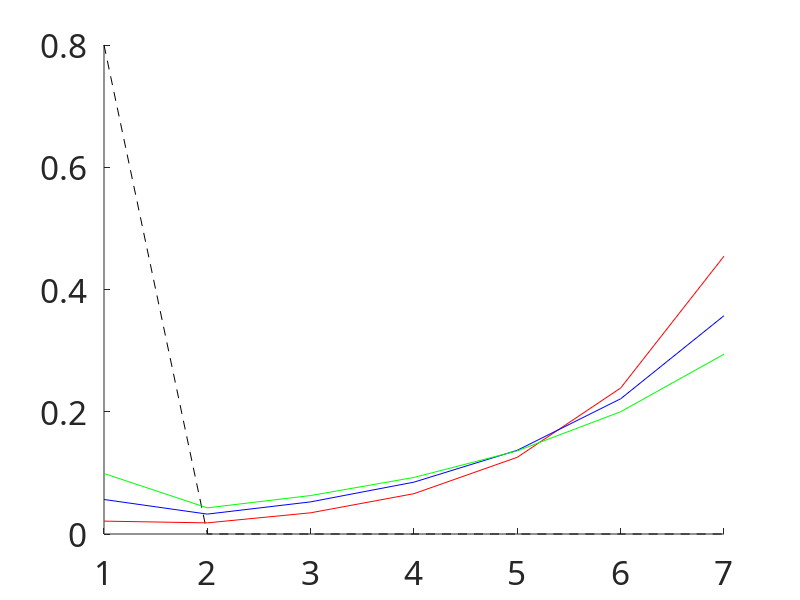
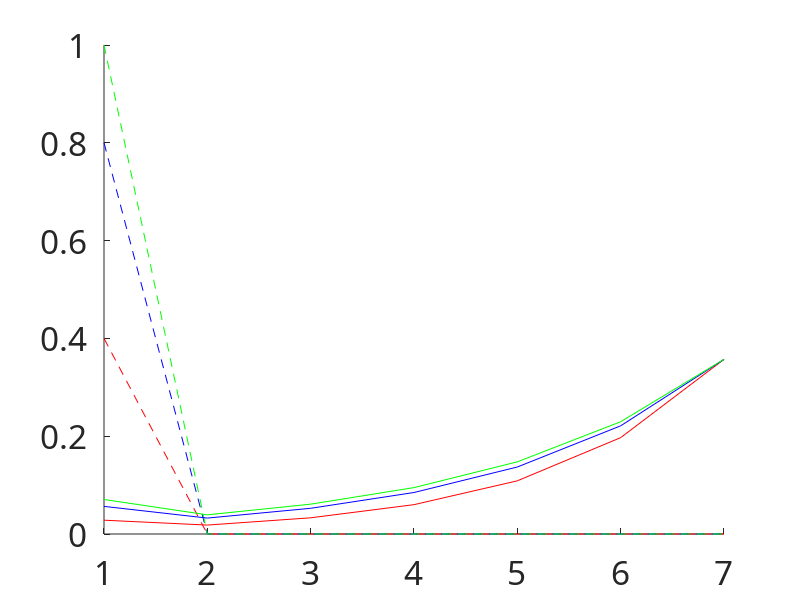
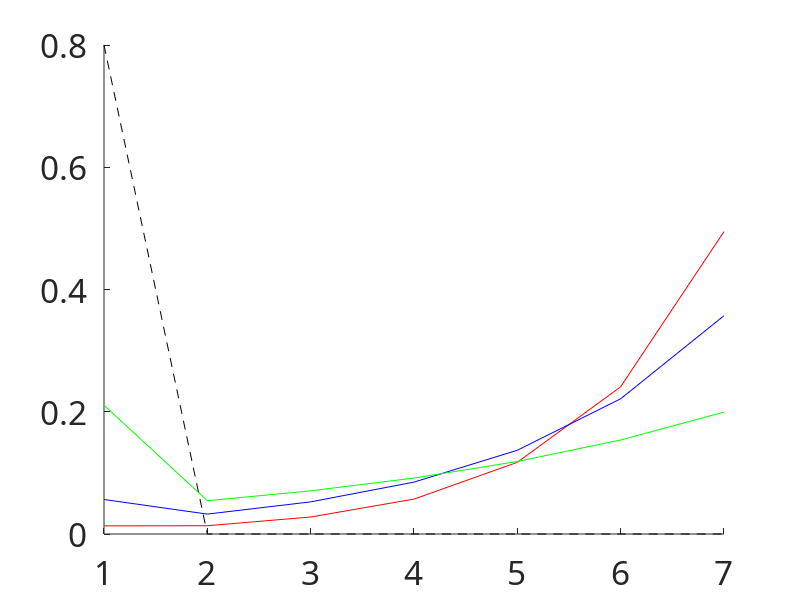
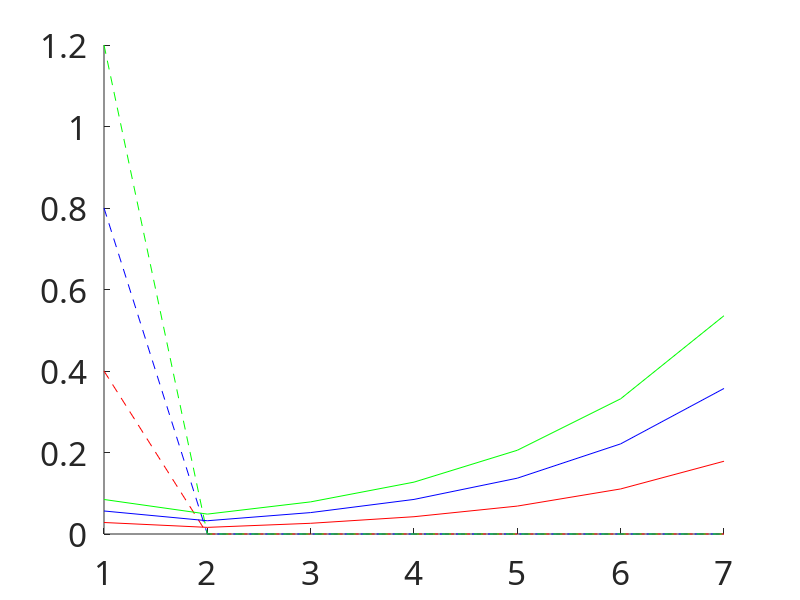

MATLAB code to generate these figures, in order:
% make_Fig2
%
% Script M-file for making Figure 2C
%
% Morita K and Kato A (2014)
% Striatal dopamine ramping may indicate flexible reinforcement learning with forgetting in the cortico-basal ganglia circuits.
% Front. Neural Circuits 8:36. doi:10.3389/fncir.2014.00036
%
% Copyright: Kenji Morita (2014)


%% Fig2Ca
F = figure;
A = axes;
hold on;
colors = 'rbgm';
n = 7;
j_set = [6:-1:0];
p_alphas = [0.4:0.2:0.8];
p_gamma = 0.8^(1/j_set(1));
Rew = 1;
% without decay
delta_at_start = Rew * (p_gamma^j_set(1));
P = plot(n-j_set,[delta_at_start zeros(1,length(j_set)-1)],'k--');
% with decay
kappa = 0.75;
for k_alpha = 1:length(p_alphas)
    p_alpha = p_alphas(k_alpha);
    deltas = Rew * ((((p_alpha * kappa * p_gamma).^j_set) * (1 - kappa)) ./ ((1 - kappa * (1 - p_alpha)).^(j_set+1)));
    deltas(1) = Rew * (((p_alpha * kappa * p_gamma)^j_set(1)) / ((1 - kappa * (1 - p_alpha))^j_set(1)));
    P = plot(n-j_set,deltas,colors(k_alpha));
end
axis([n-j_set(1) n-j_set(end) 0 0.8]);
set(A,'Box','off');
set(A,'FontName','Ariel','FontSize',24);
set(A,'XTick',n-j_set,'XTickLabel',n-j_set);
set(A,'YTick',[0:0.2:0.8],'YTickLabel',[0:0.2:0.8]);


%% Fig2Cb
F = figure;
A = axes;
hold on;
colors = 'rbgm';
n = 7;
j_set = [6:-1:0];
p_alpha = 0.6;
p_gammas = [0.4 0.8 1].^(1/j_set(1));
Rew = 1;
% without decay
for k_gamma = 1:length(p_gammas)
    p_gamma = p_gammas(k_gamma);
    delta_at_start = Rew * (p_gamma^j_set(1));
    P = plot(n-j_set,[delta_at_start zeros(1,length(j_set)-1)],[colors(k_gamma) '--']);
end
% with decay
kappa = 0.75;
for k_gamma = 1:length(p_gammas)
    p_gamma = p_gammas(k_gamma);
    deltas = Rew * ((((p_alpha * kappa * p_gamma).^j_set) * (1 - kappa)) ./ ((1 - kappa * (1 - p_alpha)).^(j_set+1)));
    deltas(1) = Rew * (((p_alpha * kappa * p_gamma)^j_set(1)) / ((1 - kappa * (1 - p_alpha))^j_set(1)));
    P = plot(n-j_set,deltas,colors(k_gamma));
end
axis([n-j_set(1) n-j_set(end) 0 1]);
set(A,'Box','off');
set(A,'FontName','Ariel','FontSize',24);
set(A,'XTick',n-j_set,'XTickLabel',n-j_set);
set(A,'YTick',[0:0.2:1],'YTickLabel',[0:0.2:1]);


%% Fig2Cc
F = figure;
A = axes;
hold on;
colors = 'rbgy';
n = 7;
j_set = [6:-1:0];
p_alpha = 0.6;
p_gamma = 0.8^(1/j_set(1));
Rew = 1;
% without decay
delta_at_start = Rew * (p_gamma^j_set(1));
P = plot(n-j_set,[delta_at_start zeros(1,length(j_set)-1)],'k--');
% with decay
kappas = [0.63 0.75 0.87];
for k_kappa = 1:length(kappas)
    kappa = kappas(k_kappa);
    deltas = Rew * ((((p_alpha * kappa * p_gamma).^j_set) * (1 - kappa)) ./ ((1 - kappa * (1 - p_alpha)).^(j_set+1)));
    deltas(1) = Rew * (((p_alpha * kappa * p_gamma)^j_set(1)) / ((1 - kappa * (1 - p_alpha))^j_set(1)));
    P = plot(n-j_set,deltas,colors(k_kappa));
end
axis([n-j_set(1) n-j_set(end) 0 0.8]);
set(A,'Box','off');
set(A,'FontName','Ariel','FontSize',24);
set(A,'XTick',n-j_set,'XTickLabel',n-j_set);
set(A,'YTick',[0:0.2:0.8],'YTickLabel',[0:0.2:0.8]);


%% Fig2Cd
F = figure;
A = axes;
hold on;
colors = 'rbgy';
n = 7;
j_set = [6:-1:0];
p_alpha = 0.6;
p_gamma = 0.8^(1/j_set(1));
Rews = [0.5:0.5:1.5];
% without decay
for k_Rew = 1:length(Rews)
    Rew = Rews(k_Rew);
    delta_at_start = Rew * (p_gamma^j_set(1));
    P = plot(n-j_set,[delta_at_start zeros(1,length(j_set)-1)],[colors(k_Rew) '--']);
end
% with decay
kappa = 0.75;
for k_Rew = 1:length(Rews)
    Rew = Rews(k_Rew);
    deltas = Rew * ((((p_alpha * kappa * p_gamma).^j_set) * (1 - kappa)) ./ ((1 - kappa * (1 - p_alpha)).^(j_set+1)));
    deltas(1) = Rew * (((p_alpha * kappa * p_gamma)^j_set(1)) / ((1 - kappa * (1 - p_alpha))^j_set(1)));
    P = plot(n-j_set,deltas,colors(k_Rew));
end
axis([n-j_set(1) n-j_set(end) 0 1.2]);
set(A,'Box','off');
set(A,'FontName','Ariel','FontSize',24);
set(A,'XTick',n-j_set,'XTickLabel',n-j_set);
set(A,'YTick',[0:0.2:1.2],'YTickLabel',[0:0.2:1.2]);
